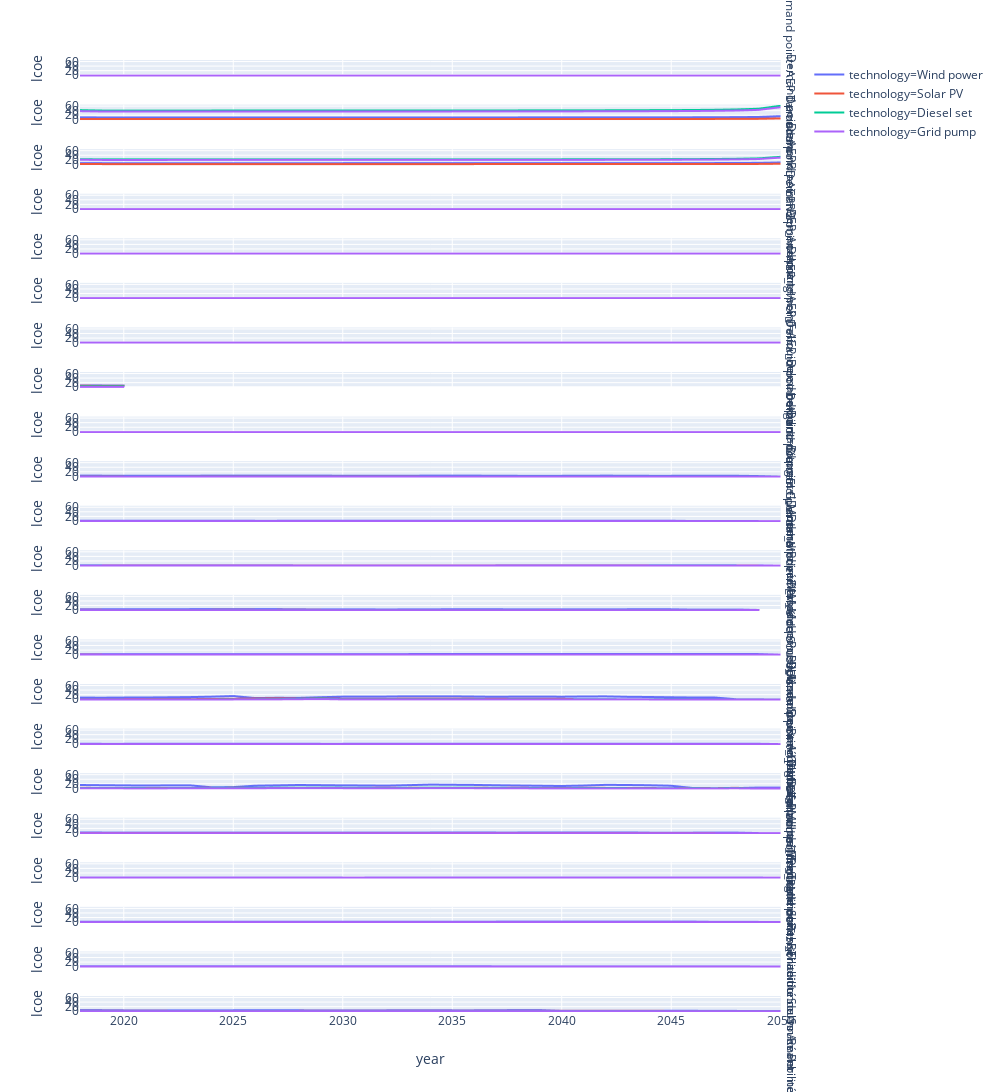

This figure's notebook cell:
### Code cell
df = pd.DataFrame()
souss_massa.technologies
for key, frame in souss_massa.technologies.items():
    dff = frame.lcoe
    dff['technology'] = key
    df = df.append(dff, ignore_index=True)
df = df.dropna()
df

fig = px.line(df, x="year", y="lcoe", color='technology', facet_row="Demand point", width=1000, height=5000)
fig.show()
